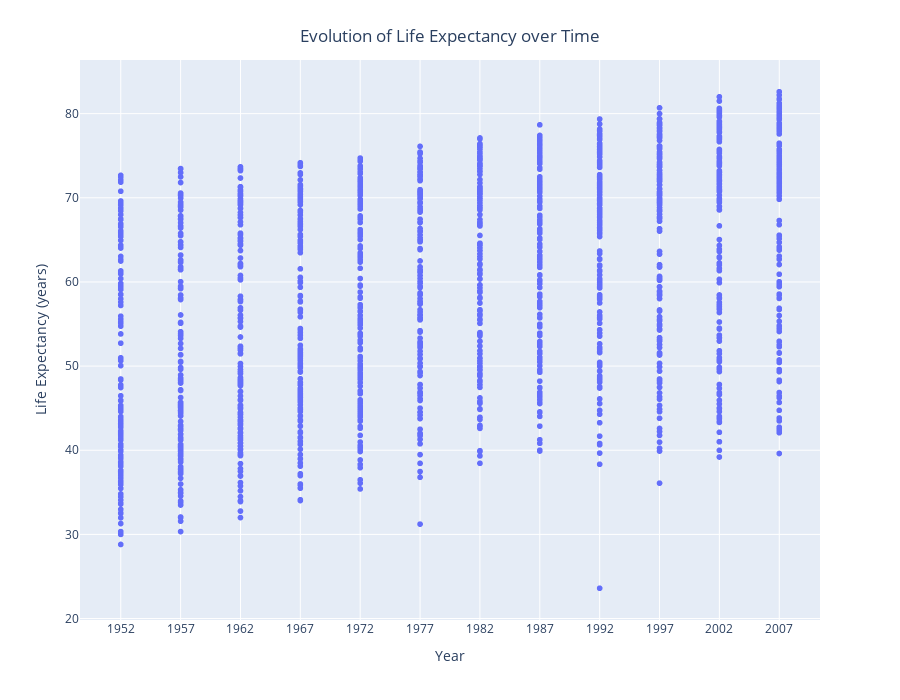

Notebook code for this chart:
### Markdown cell above
## Part 1

### Code cell
import matplotlib
import pandas as pd
import plotly.express as px

import_data = pd.read_csv(r'gapminder.csv')
csv_dataframe = pd.DataFrame(import_data)
marker = []
for i in range(len(csv_dataframe)):
    match (csv_dataframe.iloc[i]['continent']):
        case 'Asia':
            marker.append(1)
        case 'Europe':
            marker.append(2)
        case 'Africa':
            marker.append(3)
        case 'Americas':
            marker.append(4)
        case 'Oceania':
            marker.append(5)
csv_dataframe['Markers'] = marker
print(csv_dataframe.min())

fig_year_life = px.scatter(csv_dataframe, 'year', 'lifeExp', labels={'year': 'Year', 'lifeExp': 'Life Expectancy (years)'}, height=700)
fig_year_life.update_layout(
    title={
        'text': 'Evolution of Life Expectancy over Time', 
        'x': 0.5,
        'xanchor': 'center',
        'yanchor': 'top'
    }
)
fig_year_life.update_xaxes(type='linear', nticks=20, tick0=1957, dtick=5)
fig_year_life.show()

### Figure 1 — Plotly figure (JSON) as saved in the notebook; plotly's stock layout.template omitted (floating-point values rounded to 4 significant figures; data arrays with more than 128 entries replaced by an {"elided": "..."} marker saying what was removed)
{"data": [{"hovertemplate": "Year=%{x}<br>Life Expectancy (years)=%{y}<extra></extra>", "legendgroup": "", "marker": {"color": "#636efa", "symbol": "circle"}, "mode": "markers", "name": "", "showlegend": false, "type": "scattergl", "x": {"elided": "1704 int values"}, "xaxis": "x", "y": {"elided": "1704 float values"}, "yaxis": "y"}], "layout": {"height": 700, "legend": {"tracegroupgap": 0}, "margin": {"t": 60}, "title": {"text": "Evolution of Life Expectancy over Time", "x": 0.5, "xanchor": "center", "yanchor": "top"}, "xaxis": {"anchor": "y", "domain": [0, 1], "dtick": 5, "nticks": 20, "tick0": 1957, "title": {"text": "Year"}, "type": "linear"}, "yaxis": {"anchor": "x", "domain": [0, 1], "title": {"text": "Life Expectancy (years)"}}}}
